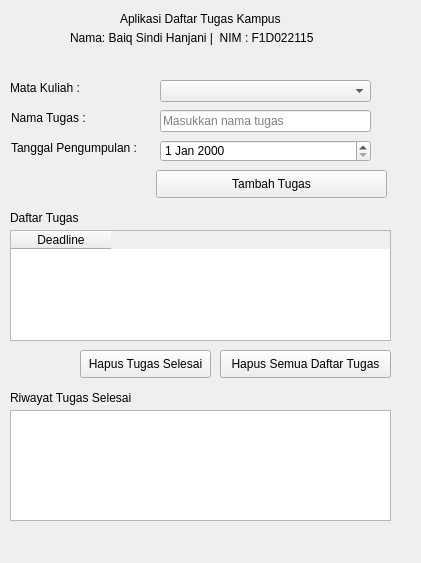
<?xml version="1.0" encoding="UTF-8"?>
<ui version="4.0">
 <class>MainWindow</class>
 <widget class="QMainWindow" name="MainWindow">
  <property name="geometry">
   <rect>
    <x>0</x>
    <y>0</y>
    <width>421</width>
    <height>563</height>
   </rect>
  </property>
  <property name="windowTitle">
   <string>Aplikasi Daftar Tugas Kampus</string>
  </property>
  <widget class="QWidget" name="centralwidget">
   <widget class="QLineEdit" name="lineEdit">
    <property name="geometry">
     <rect>
      <x>160</x>
      <y>110</y>
      <width>211</width>
      <height>22</height>
     </rect>
    </property>
    <property name="placeholderText">
     <string>Masukkan nama tugas</string>
    </property>
   </widget>
   <widget class="QPushButton" name="pushButton">
    <property name="geometry">
     <rect>
      <x>156</x>
      <y>170</y>
      <width>231</width>
      <height>28</height>
     </rect>
    </property>
    <property name="text">
     <string>Tambah Tugas</string>
    </property>
   </widget>
   <widget class="QPushButton" name="pushButton_2">
    <property name="geometry">
     <rect>
      <x>220</x>
      <y>350</y>
      <width>171</width>
      <height>28</height>
     </rect>
    </property>
    <property name="text">
     <string>Hapus Semua Daftar Tugas</string>
    </property>
   </widget>
   <widget class="QLabel" name="label">
    <property name="geometry">
     <rect>
      <x>11</x>
      <y>110</y>
      <width>131</width>
      <height>16</height>
     </rect>
    </property>
    <property name="text">
     <string>Nama Tugas :</string>
    </property>
   </widget>
   <widget class="QLabel" name="labelTitle">
    <property name="geometry">
     <rect>
      <x>120</x>
      <y>10</y>
      <width>181</width>
      <height>18</height>
     </rect>
    </property>
    <property name="text">
     <string>Aplikasi Daftar Tugas Kampus</string>
    </property>
    <property name="margin">
     <number>1</number>
    </property>
    <property name="indent">
     <number>-1</number>
    </property>
   </widget>
   <widget class="QLabel" name="labelNama">
    <property name="geometry">
     <rect>
      <x>70</x>
      <y>30</y>
      <width>271</width>
      <height>16</height>
     </rect>
    </property>
    <property name="text">
     <string>Nama: Baiq Sindi Hanjani |  NIM : F1D022115</string>
    </property>
   </widget>
   <widget class="QLabel" name="label_2">
    <property name="geometry">
     <rect>
      <x>11</x>
      <y>140</y>
      <width>141</width>
      <height>16</height>
     </rect>
    </property>
    <property name="text">
     <string>Tanggal Pengumpulan :</string>
    </property>
   </widget>
   <widget class="QLabel" name="label_4">
    <property name="geometry">
     <rect>
      <x>10</x>
      <y>80</y>
      <width>131</width>
      <height>16</height>
     </rect>
    </property>
    <property name="text">
     <string>Mata Kuliah :</string>
    </property>
   </widget>
   <widget class="QLabel" name="label_5">
    <property name="geometry">
     <rect>
      <x>10</x>
      <y>210</y>
      <width>81</width>
      <height>16</height>
     </rect>
    </property>
    <property name="text">
     <string>Daftar Tugas</string>
    </property>
   </widget>
   <widget class="QPushButton" name="pushButton_3">
    <property name="geometry">
     <rect>
      <x>80</x>
      <y>350</y>
      <width>131</width>
      <height>28</height>
     </rect>
    </property>
    <property name="text">
     <string>Hapus Tugas Selesai</string>
    </property>
   </widget>
   <widget class="QLabel" name="label_6">
    <property name="geometry">
     <rect>
      <x>10</x>
      <y>390</y>
      <width>141</width>
      <height>16</height>
     </rect>
    </property>
    <property name="text">
     <string>Riwayat Tugas Selesai</string>
    </property>
   </widget>
   <widget class="QListView" name="listView">
    <property name="geometry">
     <rect>
      <x>10</x>
      <y>410</y>
      <width>381</width>
      <height>111</height>
     </rect>
    </property>
   </widget>
   <widget class="QComboBox" name="comboBox">
    <property name="geometry">
     <rect>
      <x>160</x>
      <y>80</y>
      <width>211</width>
      <height>22</height>
     </rect>
    </property>
    <property name="editable">
     <bool>false</bool>
    </property>
    <property name="currentText">
     <string/>
    </property>
   </widget>
   <widget class="QDateEdit" name="dateEdit">
    <property name="geometry">
     <rect>
      <x>160</x>
      <y>140</y>
      <width>211</width>
      <height>22</height>
     </rect>
    </property>
   </widget>
   <widget class="QTableWidget" name="tableWidget">
    <property name="geometry">
     <rect>
      <x>10</x>
      <y>230</y>
      <width>381</width>
      <height>111</height>
     </rect>
    </property>
    <property name="columnCount">
     <number>1</number>
    </property>
    <column>
     <property name="text">
      <string>Deadline</string>
     </property>
    </column>
   </widget>
  </widget>
 </widget>
 <resources/>
 <connections/>
</ui>
